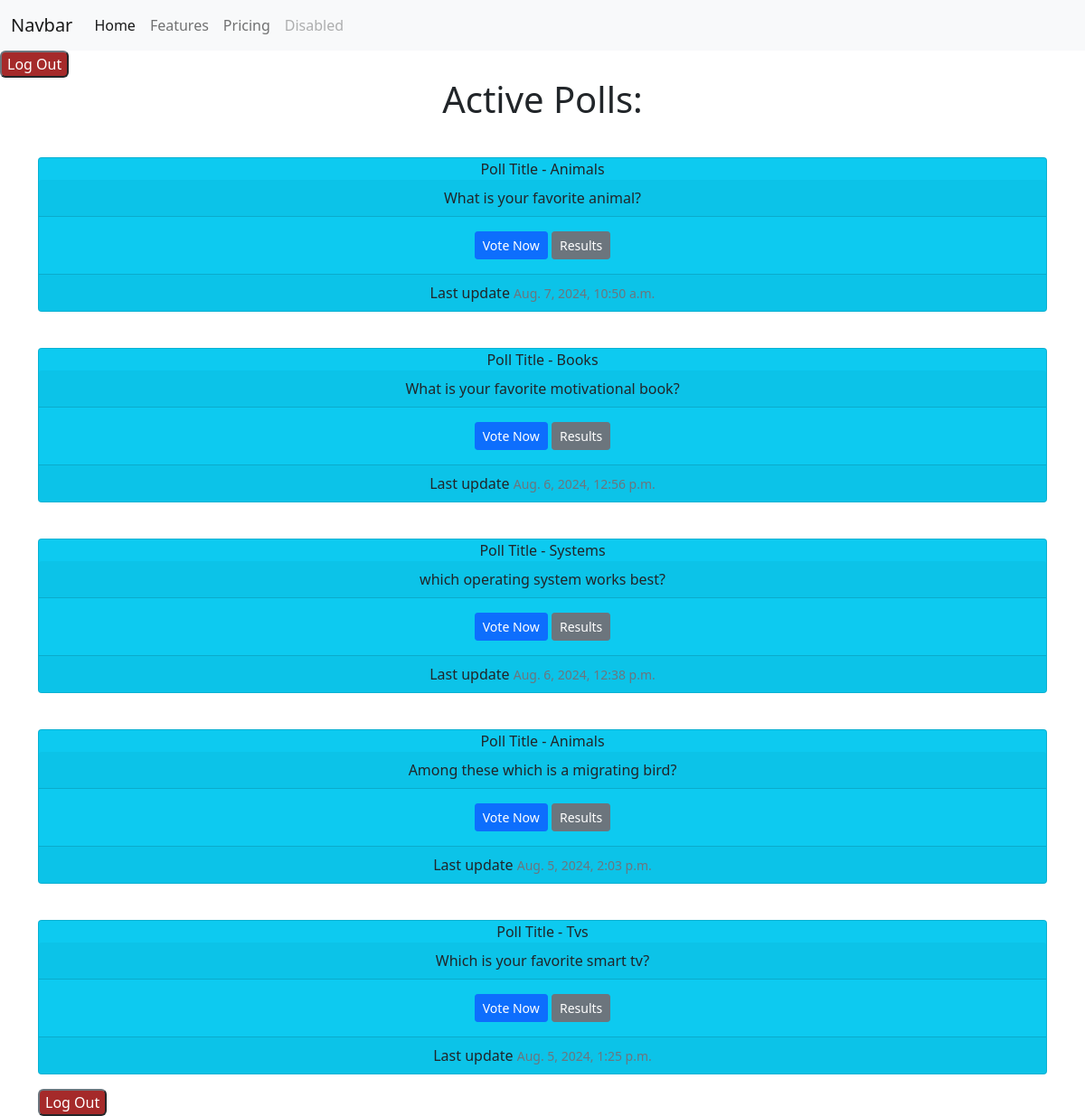
Page /polls/ (signed in) on the earlier database version.
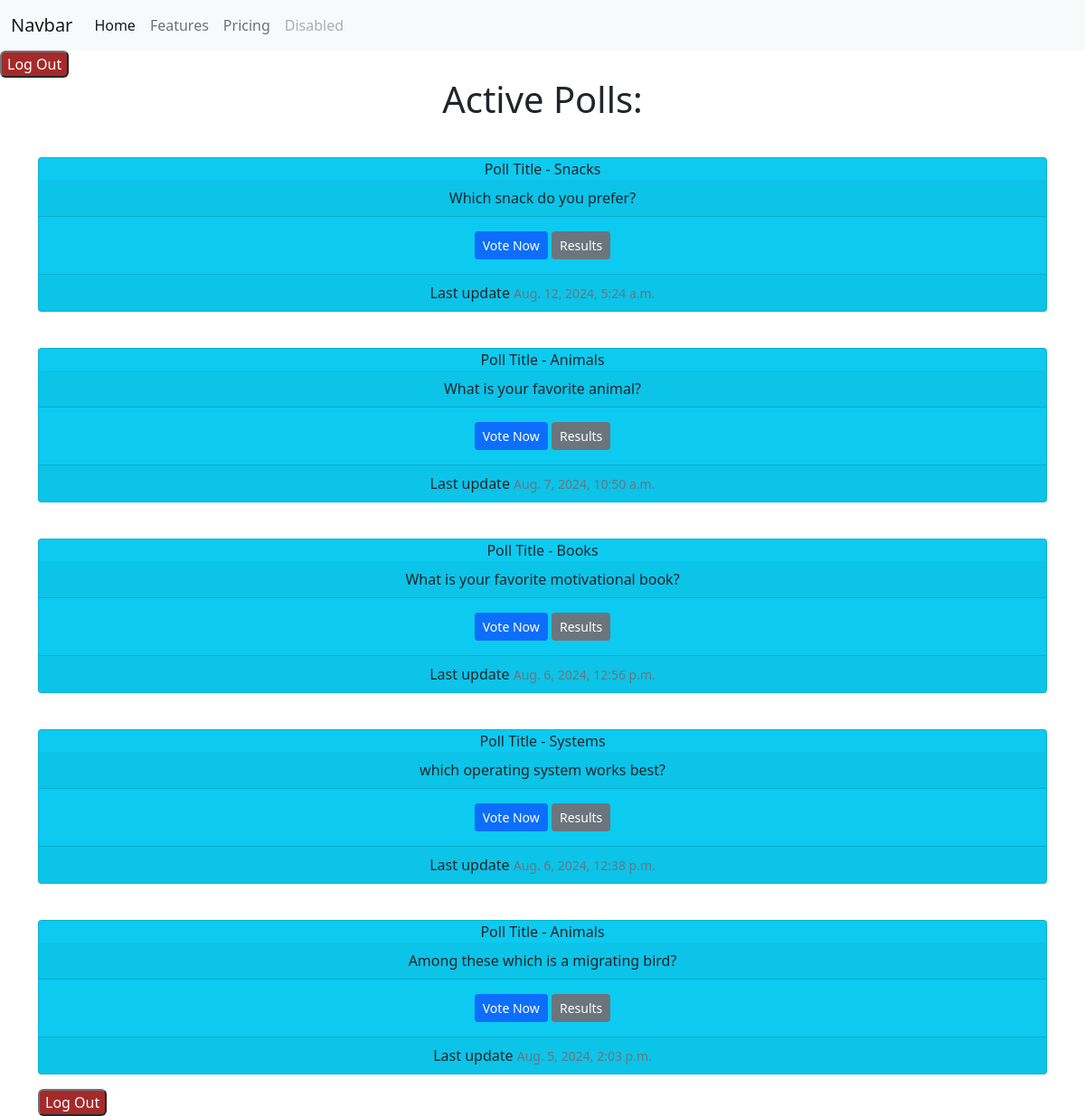
Same page on the later database version.
### polls/models.py (models this page shows, shortened)
class Question(models.Model):
    question_text = models.CharField(max_length=255, null=True, blank=True)
    poll = models.ForeignKey('Poll', on_delete=models.SET_NULL, null=True, blank=True)
    pub_date = models.DateTimeField("date published",default=timezone.now)
    posted_by = models.ForeignKey(User, on_delete=models.SET_NULL, null=True, blank=True)
    timestamp = models.DateTimeField(default=timezone.now)

class Poll(models.Model):
    name = models.CharField(max_length=255, null=True, blank=True)
    posted_by = models.ForeignKey(User, on_delete=models.SET_NULL, null=True, blank=True)
    pub_date = models.DateTimeField("date published",default=timezone.now)
    def __str__(self):
        return str(self.name) if self.name else 'Null'

### polls/views.py (the view)
# urls.py: path("", views.IndexView.as_view(), name="index"),
class IndexView(generic.ListView):
    login_url = "users:login"
    redirect_field_name = "redirect_to"
    template_name = "polls/index.html"
    context_object_name = "latest_question_list"
    queryset = Question.objects.filter(pub_date__lte=timezone.now()).order_by("-pub_date")[:5]
    def dispatch(self, request, *args, **kwargs):
        if not request.user.is_authenticated:
            return redirect(f"{settings.LOGIN_URL}?next={request.path}")
        return super().dispatch(request, *args, **kwargs)
    def get_context_data(self, **kwargs):
        context = super().get_context_data(**kwargs)
        context["polls"] = Poll.objects.all()
        context['pub_date'] = Question.objects.filter(pub_date__lte=timezone.now())
        return context

### polls/templates/polls/index.html (shortened to what this page needs)
{% extends 'base.html' %}
{% block content %}
<h1 class="text-center mb-3">Active Polls:</h1>
{% if latest_question_list %}
{% for question in latest_question_list %}
<div class="row g-4 text-center">
    <div class="col">
        <div class="card text-dark bg-info mb-3 mt-4">
            {%if question.poll.name %}
                Poll Title -  {{question.poll.name}}
                {%else%}
                Poll Title missing
            {%endif%}
            <div class="card-header">{{ question.question_text }}</div>
            <div class="card-body">
                <a href="{% url 'polls:detail' question.id %}" class="btn btn-primary btn-sm">Vote Now</a>
                <a href="{% url 'polls:results' question.id %}" class="btn btn-secondary btn-sm">Results</a>
            </div>
            <div class="card-footer">
                Last update
                <small class="text-muted">{{question.pub_date}}</small>
            </div>
        </div>
    </div>
</div>
{% endfor %}
{% else %}
<p>No polls available</p>
{% endif %}
<form action="{% url 'users:logout' %}" method="post">
    <button type="submit" class="btn-secondary" button style="background-color: brown; border-radius: 6px;">Log
        Out</button>
</form>
{% endblock %}

Differences in the rows shown:
no longer on this page (row unchanged): Question: poll.name "Tvs", question_text "Which is your favorite smart tv?", pub_date "Aug. 5, 2024, 1:25 p.m."
added Question: poll.name "Snacks", question_text "Which snack do you prefer?", pub_date "Aug. 12, 2024, 5:24 a.m."
